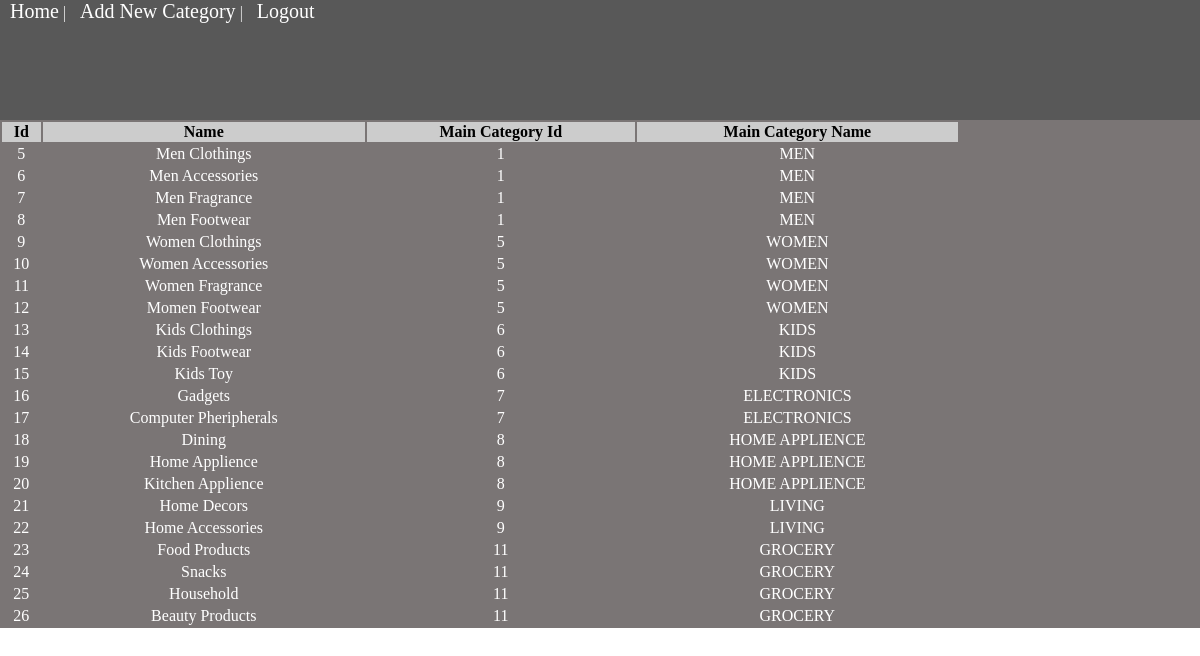
The app's page /admin/catview.php (signed in) with its own data.
### tables this page shows
CREATE TABLE `category` (
  `id` int(11) NOT NULL,
  `name` varchar(100) NOT NULL,
  `maincat_id` int(100) NOT NULL,
  `maincat_name` varchar(100) NOT NULL
);

CREATE TABLE `maincat` (
  `id` int(11) NOT NULL,
  `name` varchar(100) NOT NULL
);

### admin/catview.php (the view, shortened to what this page needs)
<?php
include_once("connection.php");
$result = mysqli_query($mysqli, "SELECT c.id as id, c.name as cat_name, m.id as maincat_id, m.name as maincat_name FROM category as c LEFT JOIN maincat as m on m.id = c.maincat_id");
?>
<html>
<head>
     <link href="adminstyle.css" rel="stylesheet" type="text/css">
</head>
<body>
     <div class="header">
	<a href="index.php">Home</a> | <a href="categoryadd.php">Add New Category</a> | <a href="logout.php">Logout</a>
	<br/><br/>
	</div>
    <div class="list">
	<table width='80%' border=0>
        <tr bgcolor='#CCCCCC' color="#ffffff">
            <th>Id</th>
            <th>Name</th>
            <th>Main Category Id</th>
            <th>Main Category Name</th>
		</tr>
<?php
      while($res = mysqli_fetch_array($result)) {
			echo "<tr>";
            echo "<td>".$res['id']."</td>";
			echo "<td>".$res['cat_name']."</td>";
            echo "<td>".$res['maincat_id']."</td>";
			echo "<td>".$res['maincat_name']."</td>";
      }
            ?>
        </table></div>
</body>
</html>

### admin/adminstyle.css (style rules this page uses)
body { margin: 0px; border: 0px; }
.header { width:100%; height:120px; background:#585858; color:#ebebeb ; }
.header a { margin-left: 10px; color:white; font-size: 20; text-decoration: none; }
.list { background: #7a7575; text-align: center; }
.list td { color:white; text-align: center; }

### records on screen
category: id "5", name "Men Clothings", maincat "1", maincat.name "MEN"
category: id "6", name "Men Accessories", maincat "1", maincat.name "MEN"
category: id "7", name "Men Fragrance", maincat "1", maincat.name "MEN"
category: id "8", name "Men Footwear", maincat "1", maincat.name "MEN"
category: id "9", name "Women Clothings", maincat "5", maincat.name "WOMEN"
category: id "10", name "Women Accessories", maincat "5", maincat.name "WOMEN"
category: id "11", name "Women Fragrance", maincat "5", maincat.name "WOMEN"
category: id "12", name "Momen Footwear", maincat "5", maincat.name "WOMEN"
category: id "13", name "Kids Clothings", maincat "6", maincat.name "KIDS"
category: id "14", name "Kids Footwear", maincat "6", maincat.name "KIDS"
category: id "15", name "Kids Toy", maincat "6", maincat.name "KIDS"
category: id "16", name "Gadgets", maincat "7", maincat.name "ELECTRONICS"
category: id "17", name "Computer Pheripherals", maincat "7", maincat.name "ELECTRONICS"
category: id "18", name "Dining", maincat "8", maincat.name "HOME APPLIENCE"
category: id "19", name "Home Applience", maincat "8", maincat.name "HOME APPLIENCE"
category: id "20", name "Kitchen Applience", maincat "8", maincat.name "HOME APPLIENCE"
category: id "21", name "Home Decors", maincat "9", maincat.name "LIVING"
category: id "22", name "Home Accessories", maincat "9", maincat.name "LIVING"
category: id "23", name "Food Products", maincat "11", maincat.name "GROCERY"
category: id "24", name "Snacks", maincat "11", maincat.name "GROCERY"
category: id "25", name "Household", maincat "11", maincat.name "GROCERY"
category: id "26", name "Beauty Products", maincat "11", maincat.name "GROCERY"
